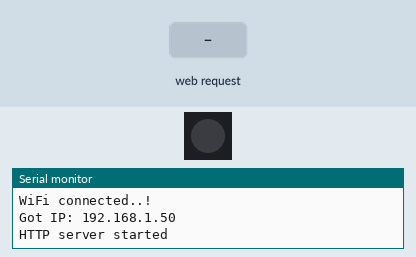
Recording of a program running on a simulated ESP8266 (NodeMCU). On the bench: 1 RGB LEDs in strip order, left to right, the last lines printed to the serial monitor. Inputs (shaded band) come from the test bench. Dim RGB values are drawn brighter than linear; WiFi joins after 1.5 s; servers stay silent unless stated; the strip is taken to match the declared colour order.

Above: at 3.3 s.
3.4 s: HTTP request GET /ledon received
At 4.6 s:
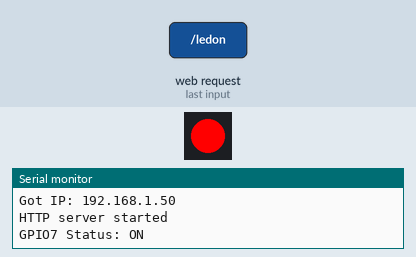
4.9 s: HTTP request GET /color?favcolor=120 received
At 5.9 s:
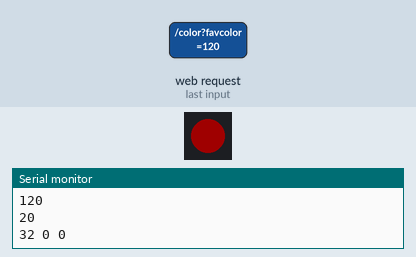
6.4 s: HTTP request GET /color received
At 7.0 s:
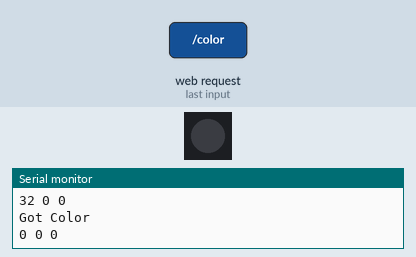
7.9 s: HTTP request GET /ledon?favcolor=1 received
At 9.3 s:
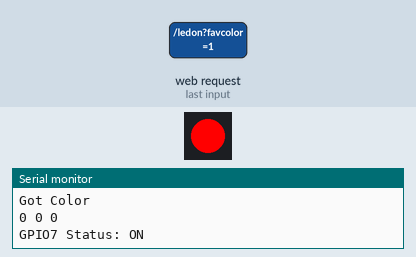
Timing chart, 0 to 10.4 s (numbered marks = the images above; inputs shaded):
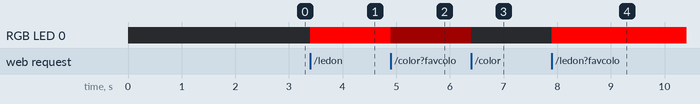

Measured:
- after the input at 3.4 s, RGB LED 0: off → RGB(255, 0, 0) at once
- after the input at 4.9 s, RGB LED 0: RGB(255, 0, 0) → RGB(32, 0, 0) at once
- after the input at 6.4 s, RGB LED 0: RGB(32, 0, 0) → off at once
- after the input at 7.9 s, RGB LED 0: off → RGB(255, 0, 0) at once

The program:

main.cpp
```cpp
#include <Arduino.h>
#include <Adafruit_NeoPixel.h>
#include <ESP8266WiFi.h>
#include <ESP8266WebServer.h>


// put function declarations here:
#define LED_PIN  5
#define LED_COUNT 1

Adafruit_NeoPixel strip(LED_COUNT, LED_PIN, NEO_RGB + NEO_KHZ800);
const char* ssid = "SNASA";  // Enter SSID here
const char* password = "DumDidelDumm!!1!";  //Enter Password here

ESP8266WebServer server(80);

void handle_OnConnect();
String SendHTML(uint8_t led1stat,uint8_t led2stat);
void handle_NotFound();
void handle_ledOn();
void handle_ledOff();
void handleColor();

void setup()
{
  strip.begin();
  strip.setBrightness(255);
  strip.show(); // Initialize all pixels to 'off'
  Serial.begin(9600);
  delay(100);
  Serial.println("Connecting to ");
  Serial.println(ssid);
  WiFi.begin(ssid, password);

  //check wi-fi is connected to wi-fi network
  while (WiFi.status() != WL_CONNECTED)
  {
    delay(1000);
    Serial.print(".");
  }
  Serial.println("");
  Serial.println("WiFi connected..!");
  Serial.print("Got IP: ");
  Serial.println(WiFi.localIP());

  server.on("/", handle_OnConnect);
  server.onNotFound(handle_NotFound);
  server.on("/ledon", handle_ledOn);
  server.on("/ledoff", handle_ledOff);
  server.on("/color", handleColor);
  server.begin();

  Serial.println("HTTP server started");
}

void loop()
{
  server.handleClient();
  // for(unsigned int r = 0; r < 256; r++)
  // {
  //   for(unsigned int g = 0; g < 256; g++)
  //   {
  //     for(unsigned int b = 0; b < 256; b++)
  //     {
  //       strip.setPixelColor(0, r, g, b);
  //       strip.show();
  //       delay(100);
  //     }
  //   }
  // }
}

void handle_OnConnect()
{
  Serial.println("On Connect");
  server.send(200, "text/html", SendHTML(0, 0));
}

String SendHTML(uint8_t led1stat,uint8_t led2stat)
{
  String ptr = "<!DOCTYPE html> <html>\n";
  ptr +="<head><meta name=\"viewport\" content=\"width=device-width, initial-scale=1.0, user-scalable=no\">\n";
  ptr +="<title>LED Control</title>\n";
  ptr +="<style>html { font-family: Helvetica; display: inline-block; margin: 0px auto; text-align: center;}\n";
  ptr +="body{margin-top: 50px;} h1 {color: #444444;margin: 50px auto 30px;} h3 {color: #444444;margin-bottom: 50px;}\n";
  ptr +=".button {display: block;width: 80px;background-color: #1abc9c;border: none;color: white;padding: 13px 30px;text-decoration: none;font-size: 25px;margin: 0px auto 35px;cursor: pointer;border-radius: 4px;}\n";
  ptr +=".button-on {background-color: #1abc9c;}\n";
  ptr +=".button-on:active {background-color: #16a085;}\n";
  ptr +=".button-off {background-color: #34495e;}\n";
  ptr +=".button-off:active {background-color: #2c3e50;}\n";
  ptr +="p {font-size: 14px;color: #888;margin-bottom: 10px;}\n";
  ptr +="</style>\n";
  ptr +="</head>\n";
  ptr +="<body>\n";
  ptr +="<h1>Phil's Desk</h1>\n";
  ptr +="<h3>Deine Mudder</h3>\n";

   if(led1stat)
  {
    ptr +="<p>LED1 Status: ON</p><a class=\"button button-off\" href=\"/ledoff\">OFF</a>\n";
  }
  else
  {
    ptr +="<p>LED1 Status: OFF</p><a class=\"button button-on\" href=\"/ledon\">ON</a>\n";
  }

  if(led2stat)
  {
    ptr +="<p>LED2 Status: ON</p><a class=\"button button-off\" href=\"/led2off\">OFF</a>\n";
  }
  else
  {
    ptr +="<p>LED2 Status: OFF</p><a class=\"button button-on\" href=\"/led2on\">ON</a>\n";
  }

  ptr += "<form action=\"/color\" accept-charset=\"utf-8\">";
  ptr +="<label for=\"favcolor\">Select your favorite color:</label>";
  ptr +="<input type=\"color\" id=\"favcolor\" name=\"favcolor\" value=\"#ff0000\">";
  ptr +="<input type=\"submit\" value = \"setColor\"/>";
  ptr +="</form>";

  ptr +="</body>\n";
  ptr +="</html>\n";
  return ptr;
}

void handle_NotFound()
{
  server.send(404, "text/plain", "Not found");
}

void handle_ledOn()
{
//  LED1status = HIGH;
  strip.setPixelColor(0, 255, 0, 0);
  strip.show();
  Serial.println("GPIO7 Status: ON");
  server.send(200, "text/html", SendHTML(true,0));
}

void handle_ledOff()
{
  strip.setPixelColor(0, 0, 0, 0);
  strip.show(); // Initialize all pixels to 'off'
  Serial.println("GPIO7 Status: OFF");
  server.send(200, "text/html", SendHTML(false,0));
}

void handleColor()
{
    Serial.println("Got Color");
    Serial.println(server.arg("favcolor"));
    const String colorStr = server.arg("favcolor");
    String sub = colorStr.substring(1, 3);
    Serial.println(sub);
    const uint8_t r = static_cast<uint8_t>(strtol(sub.c_str(), NULL, 16));
    sub = colorStr.substring(3, 5);
    Serial.println(sub);
    const uint8_t g = static_cast<uint8_t>(strtol(sub.c_str(), NULL, 16));
    sub = colorStr.substring(5, 7);
    Serial.println(sub);
    const uint8_t b = static_cast<uint8_t>(strtol(sub.c_str(), NULL, 16));
    Serial.print(r);
    Serial.print(" ");
    Serial.print(g);
    Serial.print(" ");
    Serial.print(b);
    Serial.print("\n");
    strip.setPixelColor(0, r, g, b);
    strip.show();
    server.send(200, "text/html", SendHTML(false,0));
}
```
